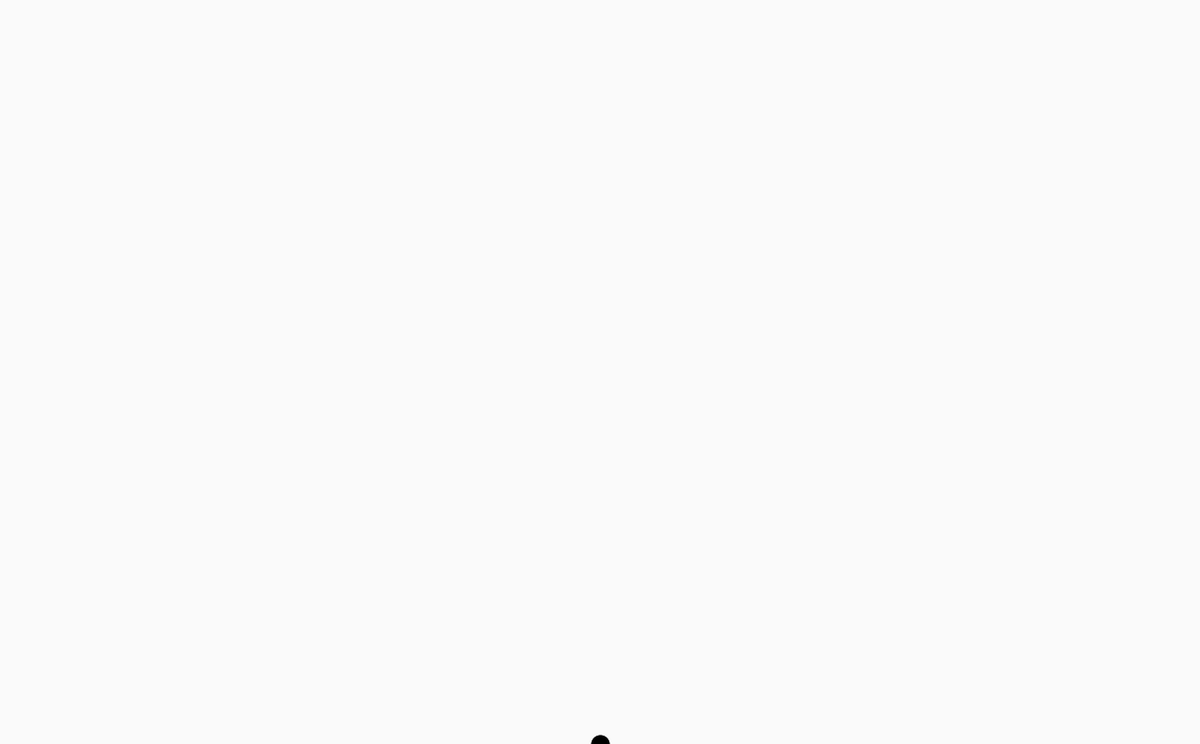
Frame 1 (no input)
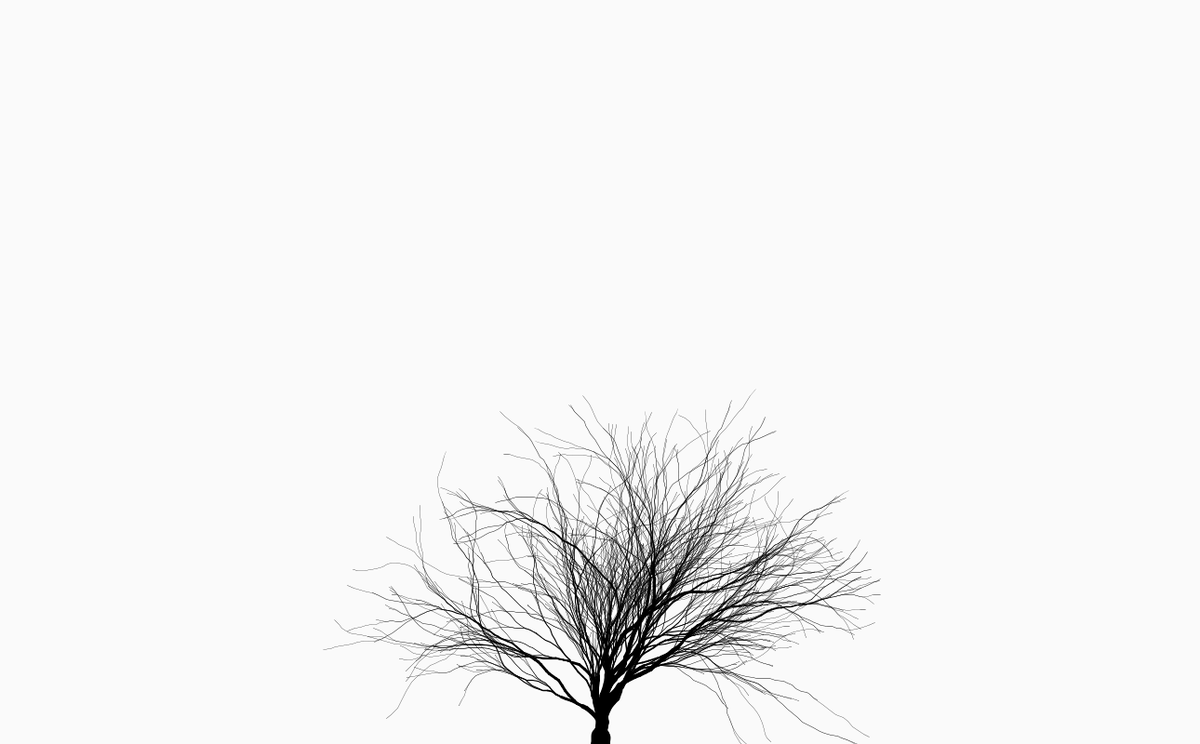
Frame 60 (the mouse pressed at the canvas centre just before this capture)
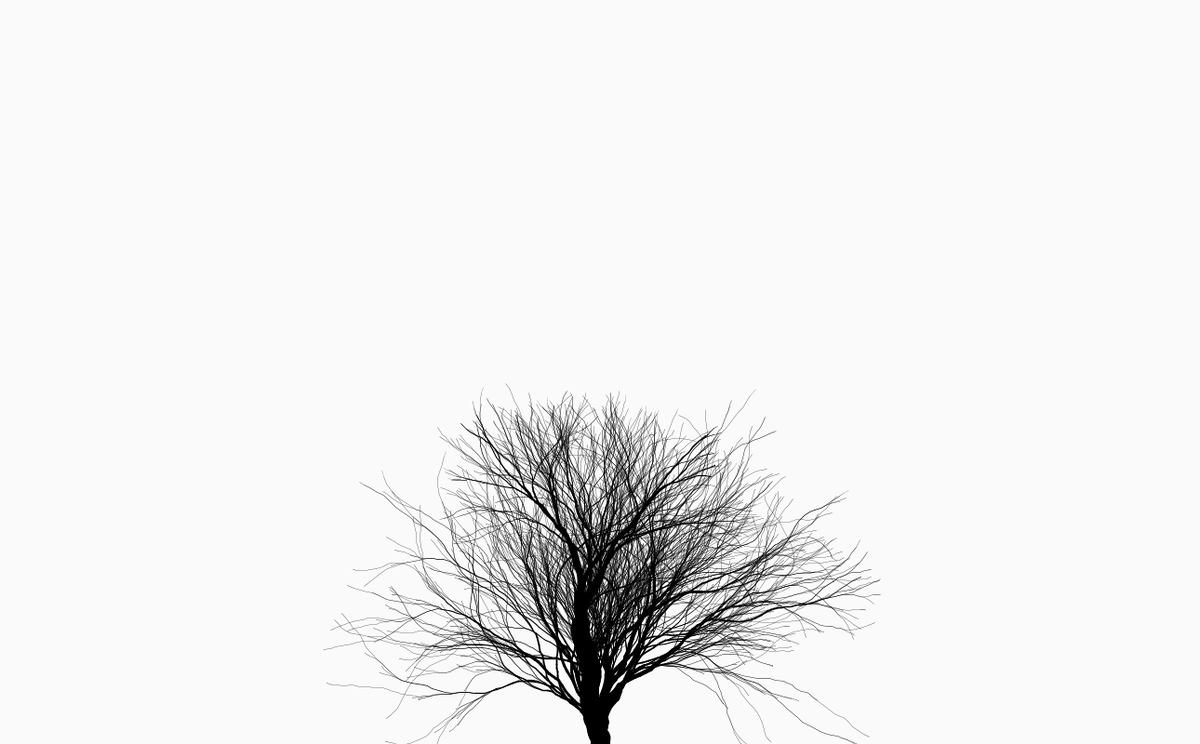
Frame 120 (the mouse held since frame 60 and released just before this capture)

The Processing sketch that drew these frames (run headless with seeded random() and noise(); from frame 60 on, the mouse is pressed at the canvas centre):

// Processing sketch: treeMaker
// ── treeMaker.pde
/* OpenProcessing Tweak of *@*http://www.openprocessing.org/sketch/144159*@* */
/* !do not delete the line above, required for linking your tweak if you upload again */

class pathfinder {
  PVector lastLocation;
  PVector location;
  PVector velocity;
  float diameter;
  boolean isFinished;
  pathfinder() {
    location = new PVector(width/2, height);
    lastLocation = new PVector(location.x, location.y);
    velocity = new PVector(0, -10);
    diameter = 19.88400223199278;
    isFinished = false;
  }
  pathfinder(pathfinder parent) {
    location = parent.location.get();
    lastLocation = parent.lastLocation.get();
    velocity = parent.velocity.get();
    diameter = parent.diameter * 0.62;
    isFinished = parent.isFinished;
    parent.diameter = diameter;
  }
  void update() {
    
    if(location.x > -10 & location.x < width + 10 & location.y > -10 & location.y < height + 10) {
      lastLocation.set(location.x, location.y);
      if (diameter > 0.2) {
        count ++;
        PVector bump = new PVector(random(-1, 1), random(-1, 1));
        velocity.normalize();
        bump.mult(0.2);
        velocity.mult(0.8);
        velocity.add(bump);
        velocity.mult(random(5, 10));
        location.add(velocity);
        if (random(0, 1) < 0.2) { // control length
          paths = (pathfinder[]) append(paths, new pathfinder(this));
        }
      } else {
        if(!isFinished) {
          isFinished = true;
          noStroke();
          fill(0, 0, 0, 0);
          ellipse(location.x, location.y, 10, 10);
          stroke(0, 0, 0);
        }
      }
    }
  }
}
pathfinder[] paths;
int num;
static int count;
void setup() {
  size(1290, 800);
  background(250);
  ellipseMode(CENTER);
  stroke(0, 0, 0);
  smooth();
  num = 2;
  count = 0;
  paths = new pathfinder[num];
  for(int i = 0; i < num; i++) paths[i] = new pathfinder();
}

void draw() {
//  println(count);
//  println(paths.length);
  for (int i = 0; i < paths.length; i++) {
    PVector loc = paths[i].location;
    PVector lastLoc = paths[i].lastLocation;
    strokeWeight(paths[i].diameter);
    line(lastLoc.x, lastLoc.y, loc.x, loc.y);
    paths[i].update();
  }
}
void mousePressed() {
  background(250);
  count = 0;
  paths = new pathfinder[num];
  for(int i = 0; i < num; i++) paths[i] = new pathfinder();

}
